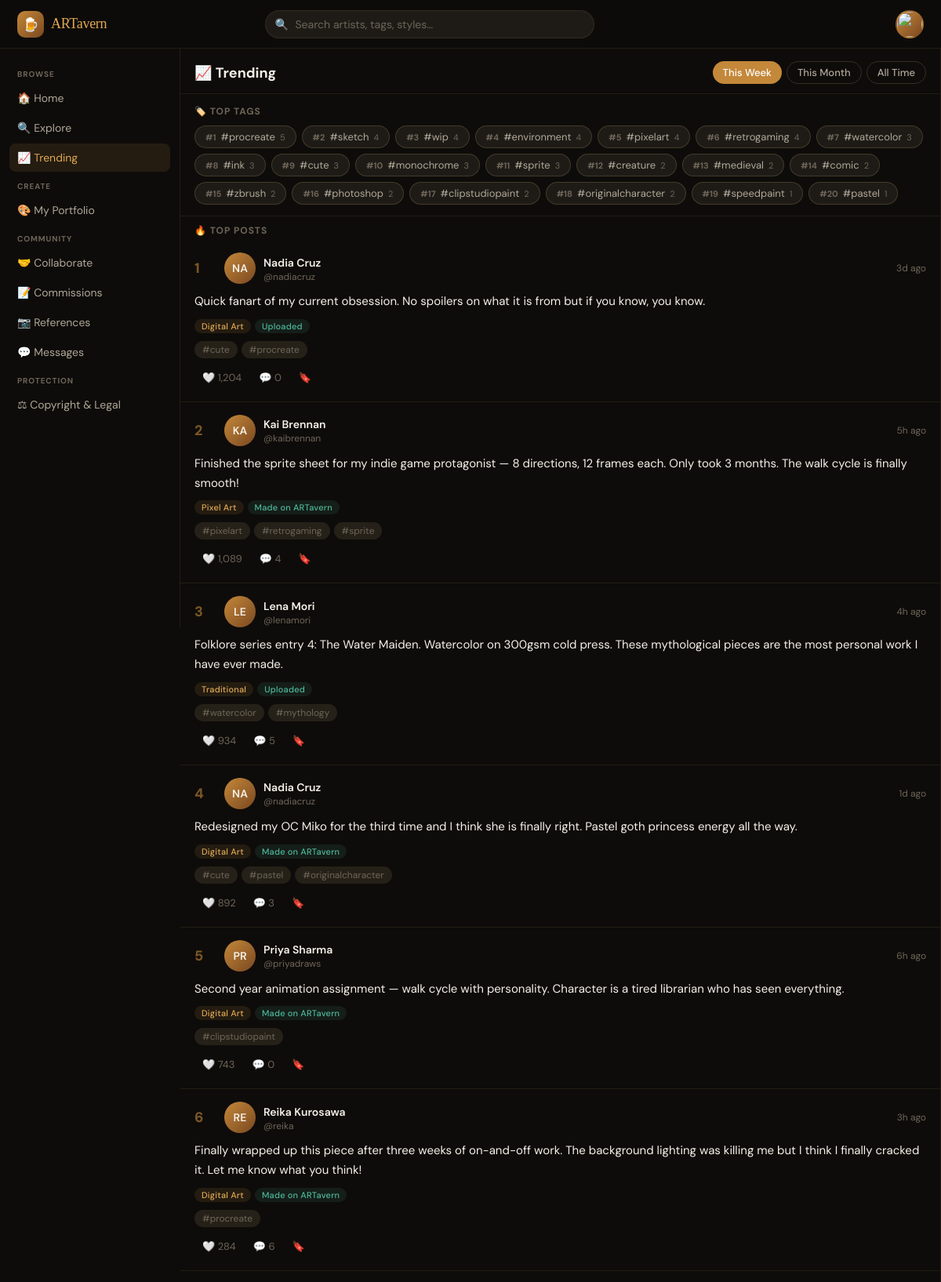
/pages/trending.php (signed in, upper part), run on the app's committed database.
### tables this page shows
CREATE TABLE tags (
    id         INT UNSIGNED AUTO_INCREMENT PRIMARY KEY,
    name       VARCHAR(80)  NOT NULL UNIQUE,    
    slug       VARCHAR(80)  NOT NULL UNIQUE,
    post_count INT UNSIGNED DEFAULT 0,
    created_at DATETIME DEFAULT CURRENT_TIMESTAMP
);

CREATE TABLE posts (
    id            INT UNSIGNED AUTO_INCREMENT PRIMARY KEY,
    user_id       INT UNSIGNED NOT NULL,
    body          TEXT,
     
    medium        ENUM('digital','traditional','pixel_art','3d','mixed','other') DEFAULT 'digital',
    source        ENUM('created_on_site','uploaded') DEFAULT 'uploaded',
     
    image_path    VARCHAR(255),
     
    like_count    INT UNSIGNED DEFAULT 0,
    comment_count INT UNSIGNED DEFAULT 0,
    repost_count  INT UNSIGNED DEFAULT 0,
    is_deleted    TINYINT(1) DEFAULT 0,
    created_at    DATETIME DEFAULT CURRENT_TIMESTAMP,
    updated_at    DATETIME DEFAULT CURRENT_TIMESTAMP ON UPDATE CURRENT_TIMESTAMP,
    FOREIGN KEY (user_id) REFERENCES users(id) ON DELETE CASCADE
);

CREATE TABLE users (
    id            INT UNSIGNED AUTO_INCREMENT PRIMARY KEY,
    display_name  VARCHAR(80)  NOT NULL,
    username      VARCHAR(40)  NOT NULL UNIQUE,
    email         VARCHAR(180) NOT NULL UNIQUE,
    password_hash VARCHAR(255) NOT NULL,
    bio           TEXT,
    avatar_path   VARCHAR(255),
    banner_path   VARCHAR(255),
    art_styles    VARCHAR(255),           
    commission_open TINYINT(1) DEFAULT 0,
    role          ENUM('user','moderator','admin') DEFAULT 'user',
    agreed_tos    TINYINT(1) DEFAULT 0,
    is_verified   TINYINT(1) DEFAULT 0,
    created_at    DATETIME DEFAULT CURRENT_TIMESTAMP,
    updated_at    DATETIME DEFAULT CURRENT_TIMESTAMP ON UPDATE CURRENT_TIMESTAMP
);

CREATE TABLE post_tags (
    post_id INT UNSIGNED NOT NULL,
    tag_id  INT UNSIGNED NOT NULL,
    PRIMARY KEY (post_id, tag_id),
    FOREIGN KEY (post_id) REFERENCES posts(id) ON DELETE CASCADE,
    FOREIGN KEY (tag_id)  REFERENCES tags(id)  ON DELETE CASCADE
);

### includes/config.php (called while the page is built, shortened)
<?php
function db(): PDO {
    static $pdo = null;
    if ($pdo === null) {
        $dsn = 'mysql:host=' . DB_HOST . ';dbname=' . DB_NAME . ';charset=' . DB_CHARSET;
        $pdo = new PDO($dsn, DB_USER, DB_PASS, [
            PDO::ATTR_ERRMODE            => PDO::ERRMODE_EXCEPTION,
            PDO::ATTR_DEFAULT_FETCH_MODE => PDO::FETCH_ASSOC,
            PDO::ATTR_EMULATE_PREPARES   => false,
        ]);
    }
    return $pdo;
}
function current_user(): ?array {
    return $_SESSION['user'] ?? null;
}
function h(string $s): string {
    return htmlspecialchars($s, ENT_QUOTES, 'UTF-8');
}
function time_ago(string $datetime): string {
    $diff = time() - strtotime($datetime);
    return match(true) {
        $diff < 60     => 'just now',
        $diff < 3600   => floor($diff / 60) . 'm ago',
        $diff < 86400  => floor($diff / 3600) . 'h ago',
        $diff < 604800 => floor($diff / 86400) . 'd ago',
        default        => date('M j, Y', strtotime($datetime)),
    };
}
function medium_label(string $m): string {
    return match($m) {
        'digital'     => 'Digital Art',
        'traditional' => 'Traditional',
        'pixel_art'   => 'Pixel Art',
        '3d'          => '3D Art',
        'mixed'       => 'Mixed Media',
        default       => 'Other',
    };
}
function source_label(string $s): string {
    return $s === 'created_on_site' ? 'Made on ARTavern' : 'Uploaded';
}

### includes/posts.php (called while the page is built, shortened)
<?php
require_once __DIR__ . '/config.php';
function attach_tags_to_posts(PDO $pdo, array $posts): array {
    $ids = array_column($posts, 'id');
    $in  = implode(',', array_fill(0, count($ids), '?'));
    $st  = $pdo->prepare("SELECT pt.post_id, t.name, t.slug
                           FROM post_tags pt JOIN tags t ON t.id=pt.tag_id
                           WHERE pt.post_id IN ($in)");
    $st->execute($ids);
    $tagMap = [];
    foreach ($st->fetchAll() as $r) {
        $tagMap[$r['post_id']][] = $r;
    }
    return $posts;
}
function get_trending_tags(int $limit = 8): array {
    $st = db()->prepare('SELECT name, slug, post_count FROM tags ORDER BY post_count DESC LIMIT ?');
    $st->execute([$limit]);
    return $st->fetchAll();
}

### pages/trending.php (the view, shortened to what this page needs)
<?php
require_once __DIR__ . '/../includes/config.php';
require_once __DIR__ . '/../includes/posts.php';
$user    = current_user();
$period = $_GET['period'] ?? 'week';
$pdo    = db();
$trending_tags = get_trending_tags(20);
$days = match($period) { 'month' => 30, 'alltime' => 36500, default => 7 };
$st = $pdo->prepare("
    SELECT p.*, u.display_name, u.username, u.avatar_path,
           COUNT(l.post_id) AS period_likes
    FROM posts p
    JOIN users u ON u.id = p.user_id
    LEFT JOIN likes l ON l.post_id = p.id AND l.created_at >= NOW() - INTERVAL ? DAY
    WHERE p.is_deleted = 0 AND p.created_at >= NOW() - INTERVAL ? DAY
    GROUP BY p.id
    ORDER BY period_likes DESC, p.like_count DESC
    LIMIT 30
");
$st->execute([$days, $days]);
$raw   = $st->fetchAll();
$posts = $raw ? attach_tags_to_posts($pdo, $raw) : [];
require_once __DIR__ . '/../includes/header.php';
?>
<div class="section-header">
  📈 Trending
  <div style="display:flex;gap:6px;">
    <a href="?period=week"    class="btn btn-sm <?= $period==='week'    ? 'btn-primary' : 'btn-ghost' ?>">This Week</a>
    <a href="?period=month"   class="btn btn-sm <?= $period==='month'   ? 'btn-primary' : 'btn-ghost' ?>">This Month</a>
    <a href="?period=alltime" class="btn btn-sm <?= $period==='alltime' ? 'btn-primary' : 'btn-ghost' ?>">All Time</a>
  </div>
</div>
<?php if ($trending_tags): ?>
<div style="padding:14px 18px;border-bottom:1px solid var(--border);">
  <div style="font-size:12px;font-weight:700;color:var(--text3);text-transform:uppercase;letter-spacing:.08em;margin-bottom:10px;">
    🏷️ Top Tags
  </div>
  <div style="display:flex;flex-wrap:wrap;gap:7px;">
    <?php foreach ($trending_tags as $i => $t): ?>
    <a href="<?= SITE_URL ?>/pages/tag.php?slug=<?= h($t['slug']) ?>"
       style="display:inline-flex;align-items:center;gap:6px;
              background:var(--surface);border:1px solid var(--border2);
              border-radius:50px;padding:5px 13px;font-size:13px;
              color:var(--text2);text-decoration:none;transition:var(--transition);"
       onmouseover="this.style.borderColor='var(--accent)';this.style.color='var(--accent2)'"
       onmouseout="this.style.borderColor='var(--border2)';this.style.color='var(--text2)'">
      <span style="font-size:11px;color:var(--text3);font-weight:700;">#<?= $i+1 ?></span>
      #<?= h($t['name']) ?>
      <span style="font-size:11px;color:var(--text3);"><?= number_format($t['post_count']) ?></span>
    </a>
    <?php endforeach; ?>
  </div>
</div>
<?php endif; ?>
<?php if (empty($posts)): ?>
<div style="padding:60px 24px;text-align:center;color:var(--text3);">
  <div style="font-size:40px;margin-bottom:12px;">📭</div>
  <div style="font-size:16px;font-weight:600;color:var(--text2);margin-bottom:6px;">
    No trending posts <?= $period === 'week' ? 'this week' : ($period === 'month' ? 'this month' : '') ?> yet
  </div>
  <div style="font-size:14px;">Be the first to post something — it might end up here!</div>
  <?php if ($user): ?>
    <button class="btn btn-primary" style="margin-top:16px;" onclick="location.href='<?= SITE_URL ?>/index.php'">Back to Feed</button>
  <?php else: ?>
    <button class="btn btn-primary" style="margin-top:16px;" onclick="openModal('register')">Join ARTavern</button>
  <?php endif; ?>
</div>
<?php else: ?>
<div style="padding:10px 18px 4px;font-size:12px;font-weight:700;color:var(--text3);text-transform:uppercase;letter-spacing:.08em;">
  🔥 Top Posts
</div>
<?php foreach ($posts as $rank => $post): ?>
<div class="post-card" onclick="location.href='<?= SITE_URL ?>/pages/post.php?id=<?= $post['id'] ?>'">
  <div class="post-header">
    <div style="font-size:18px;font-weight:800;color:var(--accent);min-width:28px;opacity:0.6;">
      <?= $rank + 1 ?>
    </div>
    <div class="post-avatar" style="background:linear-gradient(135deg,var(--accent),#7a4820);">
      <?php if ($post['avatar_path']): ?>
        <img src="<?= h(UPLOAD_URL.$post['avatar_path']) ?>" alt="">
      <?php else: ?>
        <?= strtoupper(substr($post['display_name'],0,2)) ?>
      <?php endif; ?>
    </div>
    <div>
      <a class="post-meta-name"
         href="<?= SITE_URL ?>/pages/profile.php?u=<?= h($post['username']) ?>"
         onclick="event.stopPropagation()"
         style="text-decoration:none;color:var(--text);"><?= h($post['display_name']) ?></a>
      <div class="post-meta-handle">@<?= h($post['username']) ?></div>
    </div>
    <div class="post-meta-time"><?= time_ago($post['created_at']) ?></div>
  </div>
  <?php if ($post['body']): ?>
    <p class="post-text"><?= nl2br(h(substr($post['body'], 0, 200))) ?><?= strlen($post['body']) > 200 ? '…' : '' ?></p>
  <?php endif; ?>
  <div class="post-chips">
    <span class="chip chip-medium"><?= h(medium_label($post['medium'])) ?></span>
    <span class="chip chip-source"><?= h(source_label($post['source'])) ?></span>
  </div>
  <?php if (!empty($post['tags'])): ?>
  <div class="post-tags">
    <?php foreach ($post['tags'] as $tag): ?>
      <span class="tag" onclick="event.stopPropagation();location.href='<?= SITE_URL ?>/pages/tag.php?slug=<?= h($tag['slug']) ?>'"><?= h($tag['name']) ?></span>
    <?php endforeach; ?>
  </div>
  <?php endif; ?>
  <div class="post-actions" onclick="event.stopPropagation()">
    <button class="post-action" data-count="<?= $post['like_count'] ?>"
      onclick="toggleLike(this,<?= $post['id'] ?>)">
      🤍 <?= number_format($post['like_count']) ?>
    </button>
    <button class="post-action"
      data-href="<?= SITE_URL ?>/pages/post.php?id=<?= $post['id'] ?>"
      onclick="<?= $user ? 'location.href=this.dataset.href' : 'requireLogin(&quot;Comments&quot;)' ?>">
      💬 <?= number_format($post['comment_count']) ?>
    </button>
    <button class="post-action" onclick="toggleBookmark(this,<?= $post['id'] ?>)">🔖</button>
  </div>
</div>
<?php endforeach; ?>
<?php endif; ?>
<?php require_once __DIR__ . '/../includes/footer.php'; ?>

### assets/css/main.css (style rules this page uses)
*, *::before, *::after { box-sizing: border-box; margin: 0; padding: 0; }
:root { --bg: #0e0c0a; --bg2: #141210; --bg3: #1a1714; --surface: #1e1b17; --surface2: #252118; --border: rgba(255,220,140,0.08); --border2: rgba(255,220,140,0.16); --text: #f5f0e8; --text2: #b0a898; --text3: #6e6558; --accent: #c4883a; --accent2: #e0a855; --accent-bg: rgba(196,136,58,0.12); --accent-bg2:rgba(196,136,58,0.22); --teal: #4db89a; --teal-bg: rgba(77,184,154,0.1); --rose: #d4706a; --rose-bg: rgba(212,112,106,0.1); --radius: 12px; --radius-sm: 8px; --radius-lg: 18px; --header-h: 62px; --sidebar-w: 230px; --rsidebar-w:290px; --transition:all 0.18s ease; }
body { font-family: 'DM Sans', sans-serif; background: var(--bg); color: var(--text); min-height: 100vh; overflow-x: hidden; }
a { color: inherit; text-decoration: none; }
.btn { font-family: 'DM Sans', sans-serif; font-size: 14px; font-weight: 500; border: none; cursor: pointer; border-radius: 50px; padding: 8px 18px; transition: var(--transition); text-decoration: none; display: inline-flex; align-items: center; gap: 6px; }
.btn-ghost { background: transparent; color: var(--text2); border: 1px solid var(--border2); }
.btn-primary { background: var(--accent); color: #fff; }
.btn-sm { padding: 5px 13px; font-size: 13px; }
.post-card { padding: 16px 18px; border-bottom: 1px solid var(--border); transition: var(--transition); cursor: pointer; }
.post-header { display: flex; align-items: center; gap: 10px; margin-bottom: 10px; }
.post-avatar { width: 40px; height: 40px; border-radius: 50%; flex-shrink: 0; display: flex; align-items: center; justify-content: center; font-size: 14px; font-weight: 600; overflow: hidden; }
.post-meta-name { font-size: 14px; font-weight: 600; }
.post-meta-handle { font-size: 12px; color: var(--text3); }
.post-meta-time { font-size: 12px; color: var(--text3); margin-left: auto; }
.post-text { font-size: 15px; line-height: 1.65; margin-bottom: 10px; }
.post-chips { display: flex; flex-wrap: wrap; gap: 5px; margin-bottom: 10px; }
.chip { font-size: 11px; font-weight: 500; padding: 2px 9px; border-radius: 50px; letter-spacing: 0.02em; }
.chip-medium { background: rgba(196,136,58,0.12); color: var(--accent2); }
.chip-source { background: rgba(77,184,154,0.1); color: var(--teal); }
.post-tags { display: flex; flex-wrap: wrap; gap: 5px; margin-bottom: 10px; }
.tag { font-size: 12px; padding: 3px 10px; border-radius: 50px; background: var(--surface2); color: var(--text3); cursor: pointer; transition: var(--transition); }
.tag::before { content: '#'; }
.post-actions { display: flex; align-items: center; gap: 2px; }
.post-action { display: flex; align-items: center; gap: 5px; padding: 6px 10px; border-radius: 50px; font-size: 13px; color: var(--text3); cursor: pointer; transition: var(--transition); background: none; border: none; font-family: 'DM Sans', sans-serif; }
.section-header { padding: 16px 18px 12px; font-size: 18px; font-weight: 700; border-bottom: 1px solid var(--border); display: flex; align-items: center; justify-content: space-between; }

### data on the page
tags: name "procreate", post_count "5"
tags: name "sketch", post_count "4"
tags: name "wip", post_count "4"
tags: name "environment", post_count "4"
tags: name "pixelart", post_count "4"
tags: name "retrogaming", post_count "4"
tags: name "watercolor", post_count "3"
tags: name "ink", post_count "3"
tags: name "cute", post_count "3"
tags: name "monochrome", post_count "3"
tags: name "sprite", post_count "3"
tags: name "creature", post_count "2"
tags: name "medieval", post_count "2"
tags: name "comic", post_count "2"
tags: name "zbrush", post_count "2"
tags: name "photoshop", post_count "2"
tags: name "clipstudiopaint", post_count "2"
tags: name "originalcharacter", post_count "2"
tags: name "speedpaint", post_count "1"
tags: name "pastel", post_count "1"
posts: user.display_name "NA", user.display_name "Nadia Cruz", user.username "nadiacruz", created_at "3d ago", body "Quick fanart of my current obsession. No spoilers on what it is from but if you know, you know.", medium "Digital Art", source "Uploaded", like_count "1,204", comment_count "0"
post_tags: tag.name "cute"
post_tags: tag.name "procreate"
posts: user.display_name "KA", user.display_name "Kai Brennan", user.username "kaibrennan", created_at "5h ago", body "Finished the sprite sheet for my indie game protagonist — 8 directions, 12 frames each. Only took 3 months. The walk cycle is finally smooth!", medium "Pixel Art", source "Made on ARTavern", like_count "1,089", comment_count "4"
post_tags: tag.name "pixelart"
post_tags: tag.name "retrogaming"
post_tags: tag.name "sprite"
posts: user.display_name "LE", user.display_name "Lena Mori", user.username "lenamori", created_at "4h ago", body "Folklore series entry 4: The Water Maiden. Watercolor on 300gsm cold press. These mythological pieces are the most personal work I have ever made.", medium "Traditional", source "Uploaded", like_count "934", comment_count "5"
post_tags: tag.name "watercolor"
post_tags: tag.name "mythology"
posts: user.display_name "NA", user.display_name "Nadia Cruz", user.username "nadiacruz", created_at "1d ago", body "Redesigned my OC Miko for the third time and I think she is finally right. Pastel goth princess energy all the way.", medium "Digital Art", source "Made on ARTavern", like_count "892", comment_count "3"
post_tags: tag.name "cute"
post_tags: tag.name "pastel"
post_tags: tag.name "originalcharacter"
posts: user.display_name "PR", user.display_name "Priya Sharma", user.username "priyadraws", created_at "6h ago", body "Second year animation assignment — walk cycle with personality. Character is a tired librarian who has seen everything.", medium "Digital Art", source "Made on ARTavern", like_count "743", comment_count "0"
post_tags: tag.name "clipstudiopaint"
posts: user.display_name "RE", user.display_name "Reika Kurosawa", user.username "reika", created_at "3h ago", body "Finally wrapped up this piece after three weeks of on-and-off work. The background lighting was killing me but I think I finally cracked it. Let me know what you think!", medium "Digital Art", source "Made on ARTavern", like_count "284", comment_count "6"
post_tags: tag.name "procreate"
